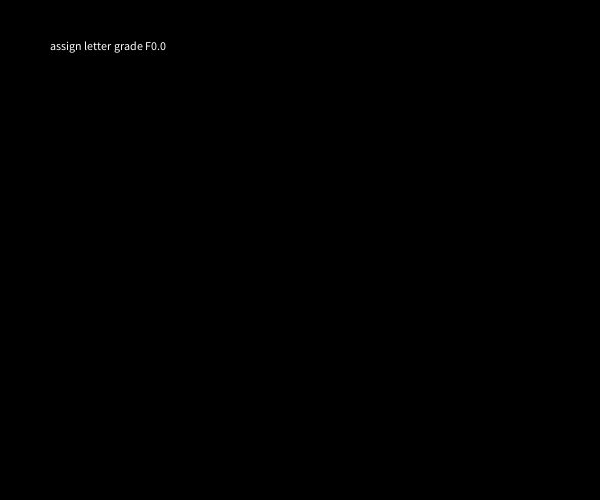
Frame 1 (no input)
Frame 60 (the mouse pressed at the canvas centre just before this capture): identical to frame 1, image omitted
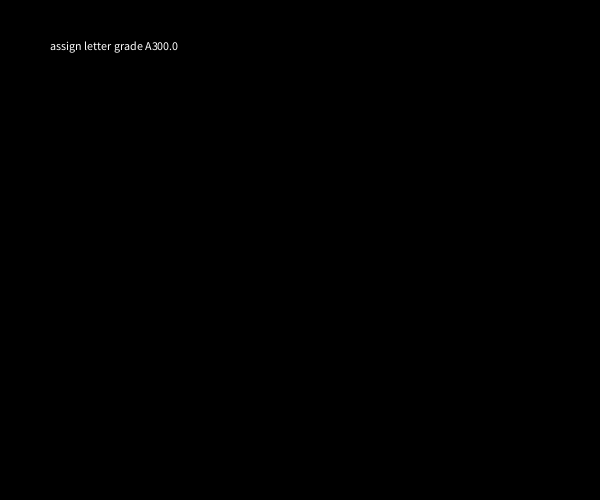
Frame 120 (the mouse held since frame 60 and released just before this capture)

The Processing sketch that drew these frames (run headless with seeded random() and noise(); from frame 60 on, the mouse is pressed at the canvas centre):

// Processing sketch: Grades
// ── Grades.pde
void setup() {
  size(600,500);
}
void draw() {
  background(0);
  display(mouseX);
}

void display(float grade) {
if(grade >= 94) {
  text("assign letter grade A" + grade,50,50);
  
}
else if (grade >= 89 && grade <= 93) {
  text("assign letter grade A-" + grade,50,50);
}
else if (grade >= 87 && grade <= 88) {
  text("assign letter grade B+" + grade,50,50);
}
else if(grade >= 83 && grade <= 86) {
  text("assign letter grade B" + grade,50,50);
}
else if(grade >= 80 && grade <= 82) {
  text("assign letter grade B-" + grade,50,50);
}
else if(grade >= 77 && grade <= 79) {
  text("assign letter grade C+" + grade,50,50);
}
else if(grade >= 73 && grade <= 76) {
  text("assign letter grade C" + grade,50,50);
}
else if (grade >= 70 && grade <= 72) {
  text("assign letter grade C-" + grade,50,50);
}
else if(grade >= 67 && grade <= 69) {
  text("assign letter grade D+" + grade,50,50);
}
else if(grade >= 63 && grade <= 66) {
  text("assign letter grade D" + grade,50,50);
}
else if(grade >= 60 && grade <= 62) {
  text("assign letter grade D-" + grade,50,50);
}
else if(grade <= 59) {
  text("assign letter grade F" + grade,50,50);
}
}
